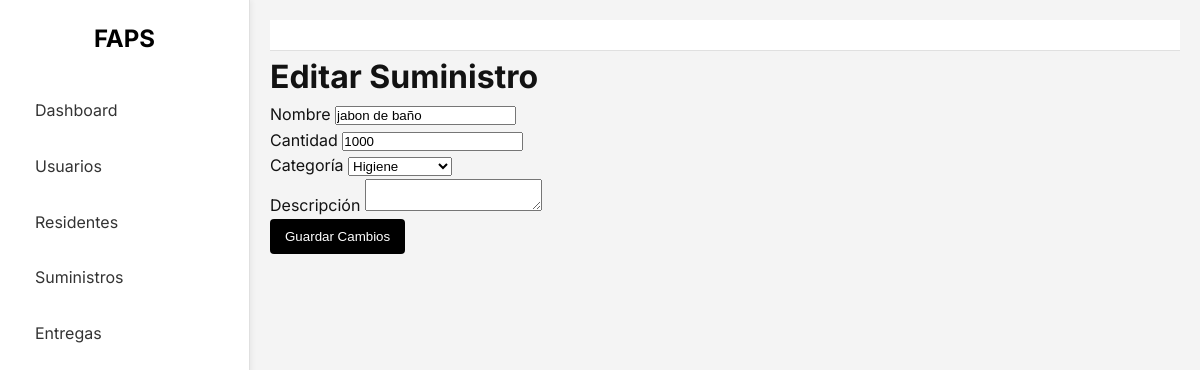
The page /admin/supplies/edit/2 on the database its author committed.
### app/models.py (models this page shows)
class Supply(db.Model):
    id = db.Column(db.Integer, primary_key=True)
    name = db.Column(db.String(100), nullable=False)
    category = db.Column(db.String(100), nullable=False)
    quantity = db.Column(db.Integer, nullable=False)
    entry_date = db.Column(db.Date, nullable=False)

### app/routes/supply_routes.py (the view, shortened to what this page needs)
@supply_bp.route('/admin/supplies/edit/<int:id>', methods=['GET', 'POST'])
def edit_supply(id):
    supply = Supply.query.get_or_404(id)
    return render_template('edit_supply.html', supply=supply)

### app/templates/edit_supply.html (shortened to what this page needs)
{% extends 'base.html' %}
{% block content %}
<h1>Editar Suministro</h1>
<form method="POST" action="{{ url_for('supply_bp.edit_supply', id=supply.id) }}">
    <div class="form-group">
        <label for="name">Nombre</label>
        <input type="text" class="form-control" id="name" name="name" value="{{ supply.name }}" required>
    </div>
    <div class="form-group">
        <label for="quantity">Cantidad</label>
        <input type="number" class="form-control" id="quantity" name="quantity" value="{{ supply.quantity }}" required>
    </div>
    <div class="form-group">
        <label for="category">Categoría</label>
        <select class="form-control" id="category" name="category" required>
            <option value="higiene" {% if supply.category == 'higiene' %}selected{% endif %}>Higiene</option>
        </select>
    </div>
    <div class="form-group">
        <label for="description">Descripción</label>
        <textarea class="form-control" id="description" name="description">{{ supply.description }}</textarea>
    </div>
    <button type="submit" class="btn btn-primary">Guardar Cambios</button>
</form>
{% endblock %}

### app/static/css/custom.css (style rules this page uses)
:root { --bg-primary: #f4f4f4; --bg-secondary: #ffffff; --text-primary: #121212; --text-secondary: #333333; --border-color: #e0e0e0; --accent-color: #000000; }
* { margin: 0; padding: 0; box-sizing: border-box; transition: all 0.3s ease; }
body { font-family: 'Inter', -apple-system, BlinkMacSystemFont, 'Segoe UI', 'Roboto', sans-serif; background-color: var(--bg-primary); color: var(--text-primary); line-height: 1.6; }
.btn { display: inline-block; padding: 10px 15px; background-color: var(--accent-color); color: white; text-decoration: none; border-radius: 4px; border: none; }

### rows shown on the page
Supply: name "jabon de baño", quantity "1000", category "Higiene"
